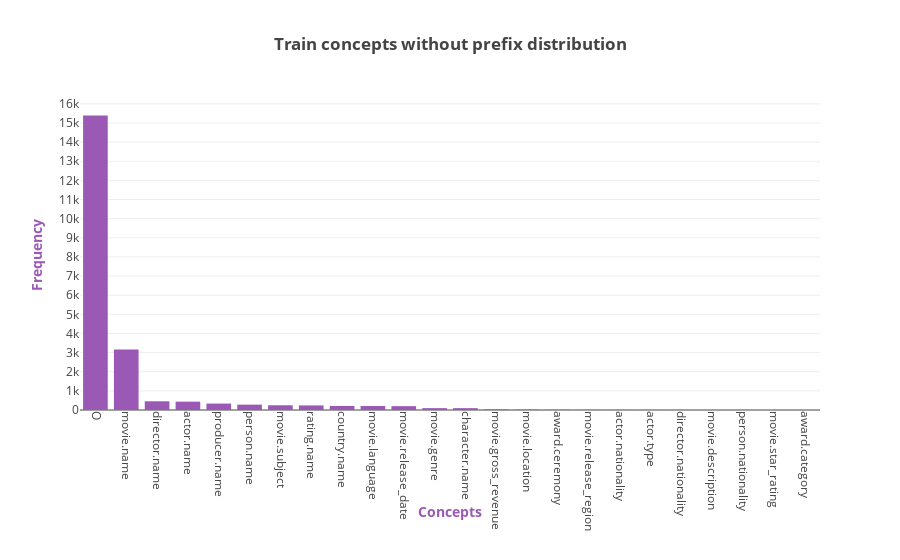

Source (notebook cell):
### Code cell
X_axis = []
Y_axis = []
sorted_dict = sorted(concept_without_prefix_count_dictionary.items(), key=itemgetter(1), reverse=True)

for concept_without_prefix, concept_without_prefix_count in sorted_dict:
    if concept_without_prefix_count > 0:
        X_axis.append(concept_without_prefix)
        Y_axis.append(concept_without_prefix_count)

assert(len(X_axis) == len(Y_axis)) 

plotly.offline.iplot({
    "data": [Bar(orientation = 'v',
                 x = X_axis,
                 y = Y_axis,
                 marker = dict(color = "#9b59b6"))],
    "layout": Layout(title="<b>Train concepts without prefix distribution</b>", 
                     xaxis=dict(title='<b>Concepts</b>', tickangle=90, titlefont=dict(color='#9b59b6')),
                     yaxis=dict(title='<b>Frequency</b>', dtick = 1000, titlefont=dict(color='#9b59b6')),
                     margin=Margin(b=150)
                    )
})

### Figure 1 — Plotly figure (JSON) as saved in the notebook; plotly's stock layout.template omitted (floating-point values rounded to 4 significant figures)
{"data": [{"marker": {"color": "#9b59b6"}, "orientation": "v", "type": "bar", "x": ["O", "movie.name", "director.name", "actor.name", "producer.name", "person.name", "movie.subject", "rating.name", "country.name", "movie.language", "movie.release_date", "movie.genre", "character.name", "movie.gross_revenue", "movie.location", "award.ceremony", "movie.release_region", "actor.nationality", "actor.type", "director.nationality", "movie.description", "person.nationality", "movie.star_rating", "award.category"], "y": [15391, 3157, 455, 437, 336, 280, 247, 240, 212, 207, 201, 98, 97, 34, 21, 13, 10, 6, 3, 2, 2, 2, 1, 1]}], "layout": {"margin": {"b": 150}, "title": "<b>Train concepts without prefix distribution</b>", "xaxis": {"tickangle": 90, "title": "<b>Concepts</b>", "titlefont": {"color": "#9b59b6"}}, "yaxis": {"dtick": 1000, "title": "<b>Frequency</b>", "titlefont": {"color": "#9b59b6"}}}}
